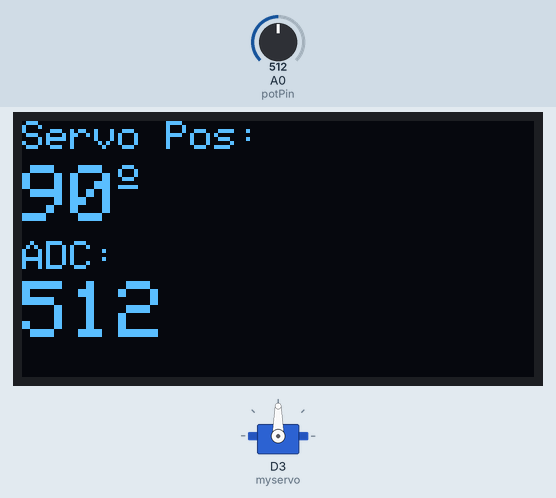
This sketch was run on a simulated ESP8266 (NodeMCU). On the bench: 128×64 one-colour display, servo. The inputs (shaded band) are chosen by the test bench; at power-on: A0 (potPin) = 512.

Above: at 8.2 s.
8.3 s: A0 (potPin) set to 716
At 8.6 s:
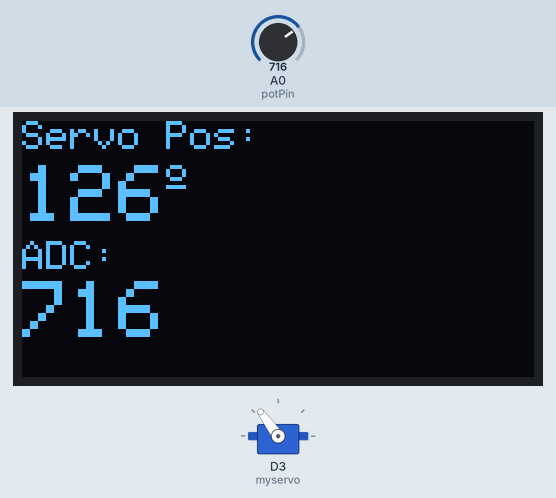
9.8 s: A0 (potPin) set to 900
At 11.0 s:
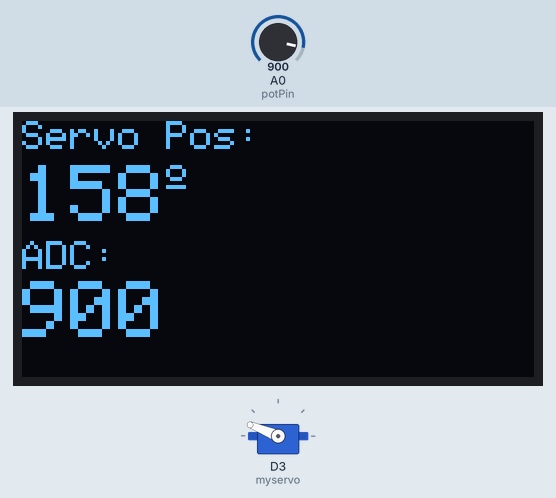
11.3 s: A0 (potPin) set to 1023
At 12.5 s:
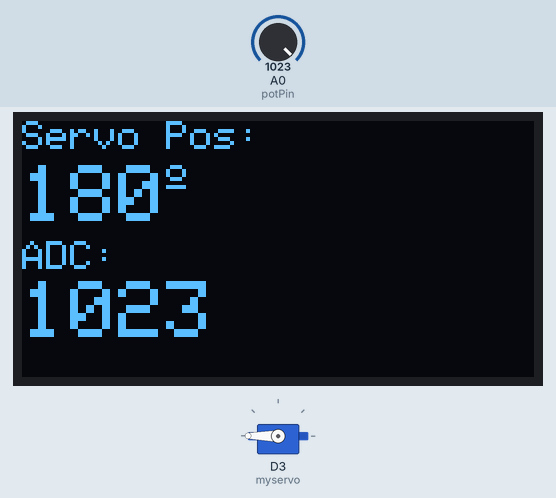
12.8 s: A0 (potPin) set to 306
At 14.0 s:
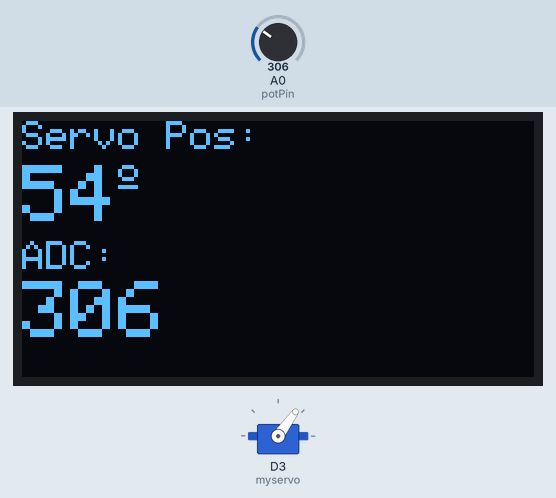
14.3 s: A0 (potPin) set to 122
At 15.5 s:
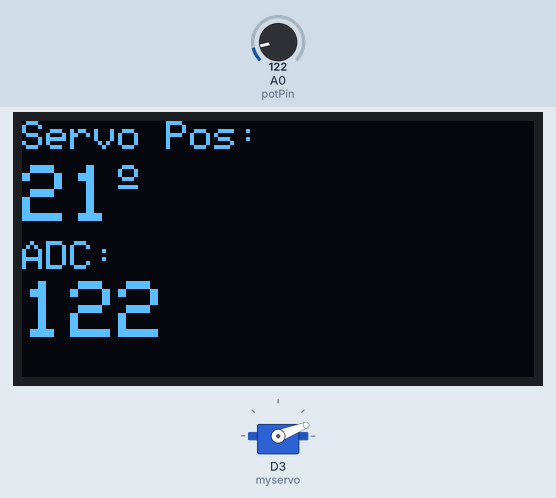
15.8 s: A0 (potPin) set to 0
At 17.1 s:
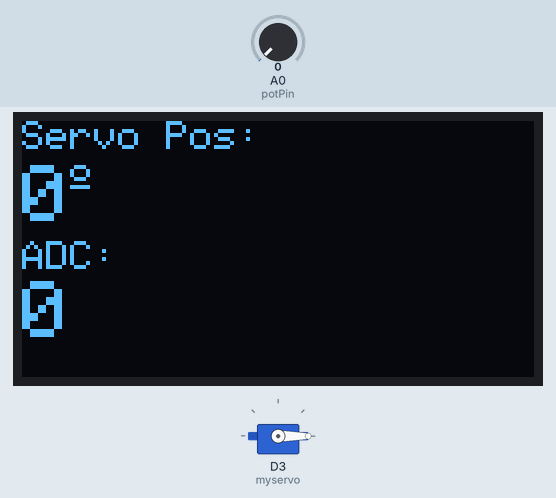
Timing chart, 0 to 18.3 s (numbered marks = the images above; inputs shaded):
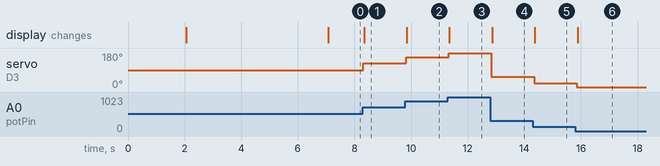

The sketch:

LCD_OLED_Potentiometer_Motor_Servo.ino
```cpp
/*********
  Rui Santos
  Complete project details at http://randomnerdtutorials.com
  Written by BARRAGAN and modified by Scott Fitzgerald
*********/
#include <Adafruit_SSD1306.h>
#include <Servo.h>

#define SCREEN_WIDTH 128 // OLED display width, in pixels
#define SCREEN_HEIGHT 64 // OLED display height, in pixels

Adafruit_SSD1306 display(SCREEN_WIDTH, SCREEN_HEIGHT, &Wire, -1);

Servo myservo;  // create servo object to control a servo
// twelve servo objects can be created on most boards

int pos = 0;    // variable to store the servo position
const int potPin = A0;
int potValue = 0;

void setup() {
  if(!display.begin(SSD1306_SWITCHCAPVCC, 0x3C)) {
      Serial.println(F("SSD1306 allocation failed"));
      for(;;);
    }
  delay(2000);
  display.clearDisplay();
  display.setTextColor(WHITE);
  lcdOpening("M. Servo");

  myservo.attach(D3);  // attaches the servo on pin 13 to the servo object
}

void loop() {
  potValue = analogRead(potPin);
  pos = map(potValue, 0,1024,0,180);
  myservo.write(pos);

  display.clearDisplay();

  display.setTextSize(1);
  display.setCursor(0,0);
  display.print("Servo Pos: ");
  display.setTextSize(2);
  display.setCursor(0,11);
  display.print(pos);
  display.setTextSize(1);
  display.cp437(true);
  display.write(167);

  display.setTextSize(1);
  display.setCursor(0,30);
  display.print("ADC:");
  display.setTextSize(2);
  display.setCursor(0,40);
  display.print(potValue);

  display.display();
  delay(100);
}


void lcdOpening(char *teks){
  display.clearDisplay();
  display.setTextSize(1);
  display.setCursor(0,10);
  display.print("Test Aktuator");
  display.setTextSize(2);
  display.setCursor(0,30);
  display.print(teks);

  display.display();
  delay(5000);
}
```

Measured:
- after the input at 8.3 s, servo on D3 (myservo): 90° → 126° at once; the display: changes at once (image 1)
- after the input at 9.8 s, servo on D3 (myservo): 126° → 158° at once; the display: changes after 0.05 s (image 2)
- after the input at 11.3 s, servo on D3 (myservo): 158° → 180° at once; the display: changes after 0.06 s (image 3)
- after the input at 12.8 s, servo on D3 (myservo): 180° → 54° at once; the display: changes after 0.06 s (image 4)
- after the input at 14.3 s, servo on D3 (myservo): 54° → 21° after 0.05 s; the display: changes after 0.07 s (image 5)
- after the input at 15.8 s, servo on D3 (myservo): 21° → 0° after 0.06 s; the display: changes after 0.08 s (image 6)
